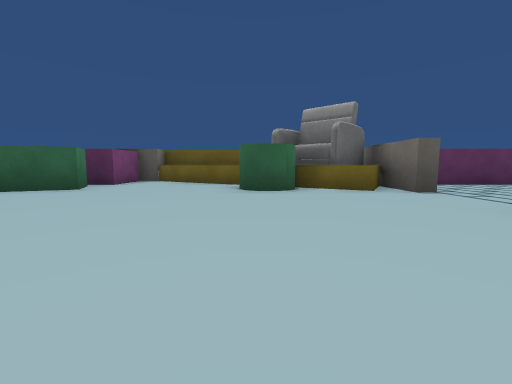
View 1 (above)

18 first-person views from a walk through a 3-D level made in the Unity game engine. The camera is 0.25 m above the floor, tilts 6° down and sees 90° across. The floor is counted in squares, 0.5 m on a side. Each view is taken from the middle of a square. On the plan, view 1 faces up. The plan holds only what a view shows up to about 9 squares ahead; the rest is blank. The place goes on beyond the plan. Some surface patterns are stand-ins.

View 2
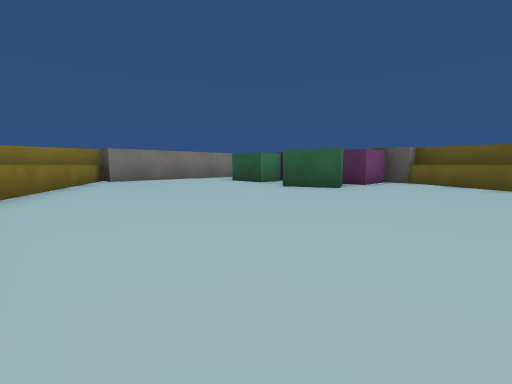

View 3
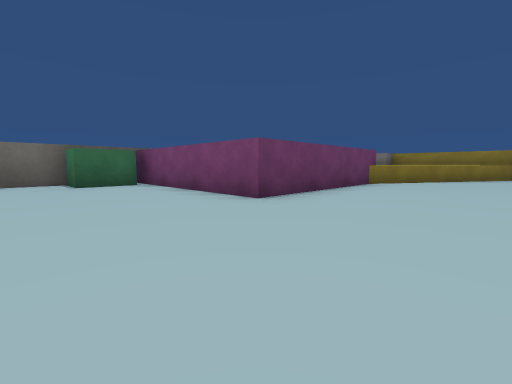

View 4
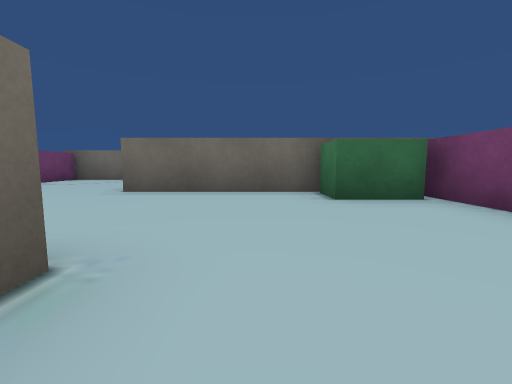

View 5
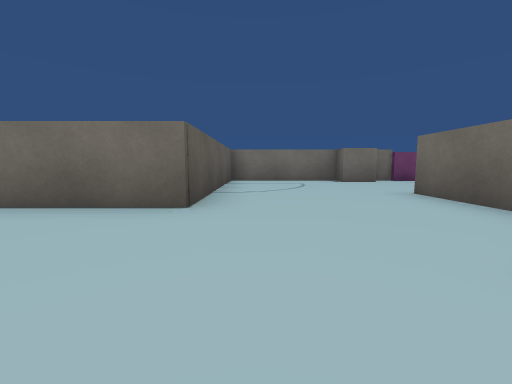

View 6
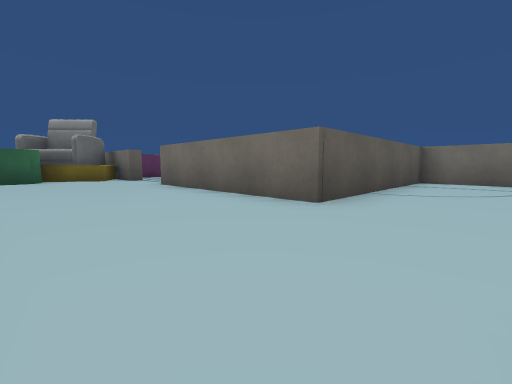

View 7
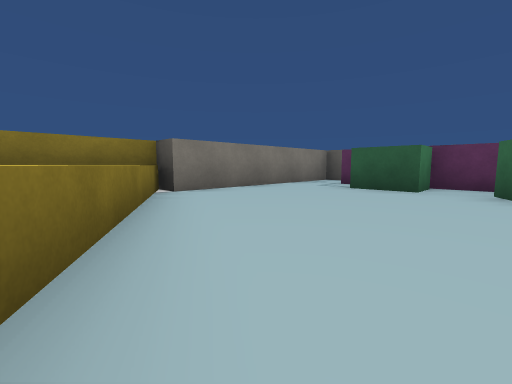

View 8
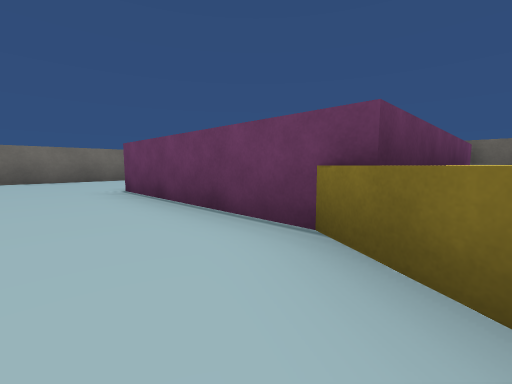

View 9
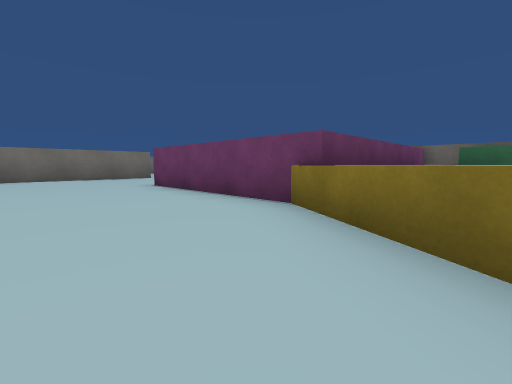

View 10
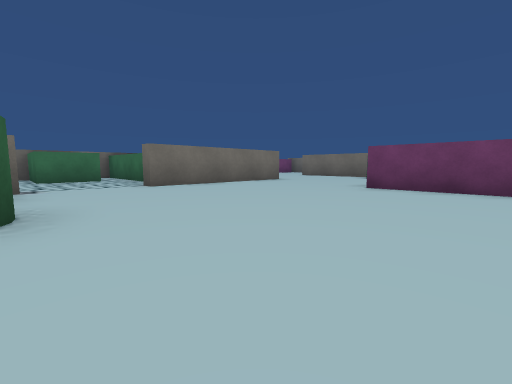

View 11
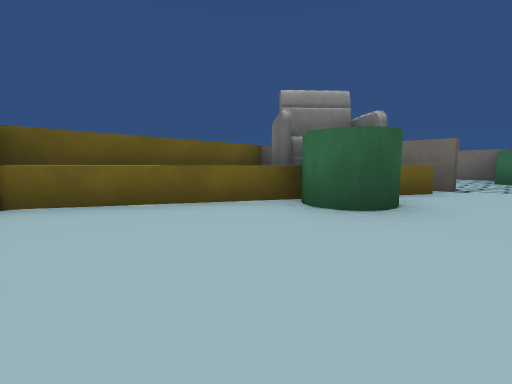

View 12
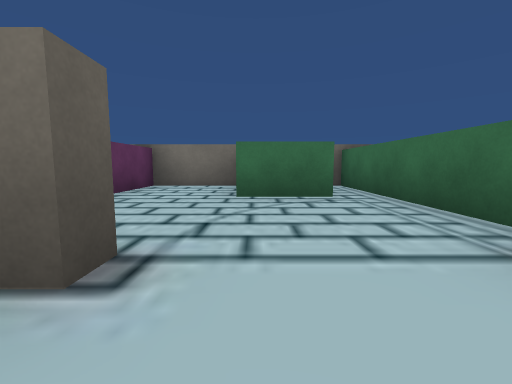

View 13
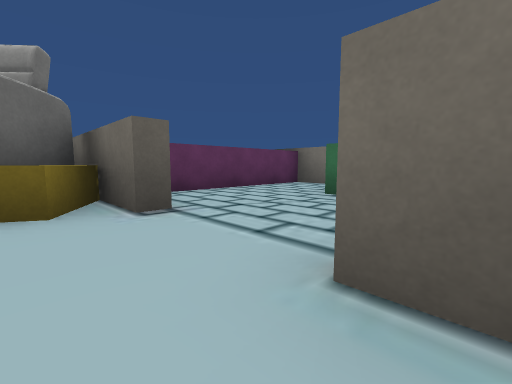

View 14
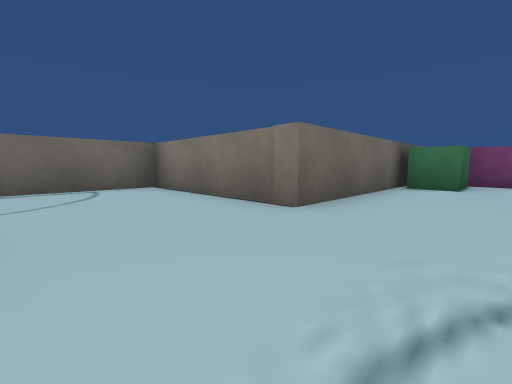

View 15
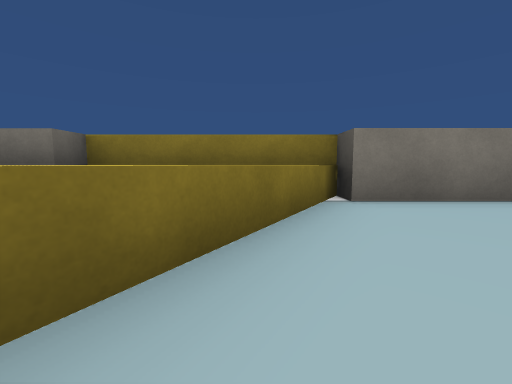

View 16
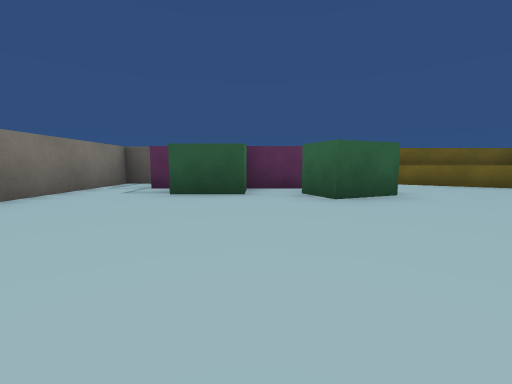

View 17
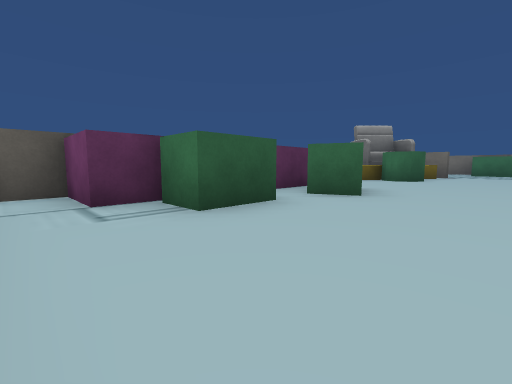

View 18
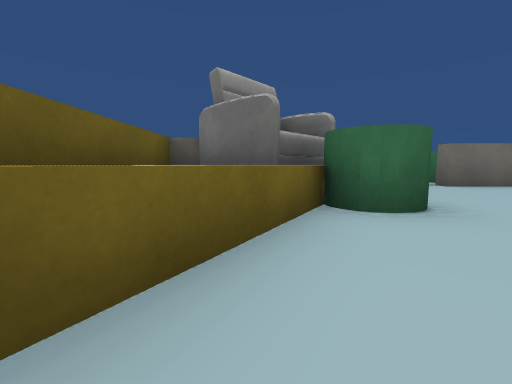

### Floor plan
Key: @ floor where view 1 was taken; # wall or solid block; . floor; = window, fence, low wall or low ledge; ^ raised ledge; C chair; B block; G green block; R green cylinder.
Columns run from 10 left of view 1 to 8 right of it. Each row starts with its distance up from view 1.
  9        ######
  8 ###   ##^ ^C##
  7 #.BBBBB..^^C##^^^^^
  6 #..GGGG...R###....#
  5 #....GG...RR=#....#
  4 #...............GGG
  3 #...............G
  2 #^...........#GGGG#
  1 ^^^..........#
  0 ^^ ^^.....@..#
 -1 ^^  ^#BBBB...#
 -2 #^ ^^#   B...######
 -3 #   ^#   B........#
 -4      B   B........#
 -5    G#B   BGG......#
 -6     ##    #####...#
 -7               #...#
 -8               #...#
 -9               #...#
-10               #####

Positions as (right, up) in squares from view 1, and headings:
1: (0, 0), facing up
2: (-1, 0), facing up-left
3: (2, 2), facing down-left
4: (2, -1), facing down
5: (0, -3), facing right
6: (0, -4), facing up-right
7: (-5, 0), facing up-left
8: (-6, 1), facing down-right
9: (-7, 2), facing down-right
10: (-3, 5), facing down-right
11: (-3, 4), facing up-right
12: (2, 4), facing right
13: (2, 2), facing up-right
14: (7, -4), facing down-left
15: (-6, 1), facing left
16: (-6, 1), facing up
17: (-9, 3), facing up-right
18: (-3, 7), facing right
